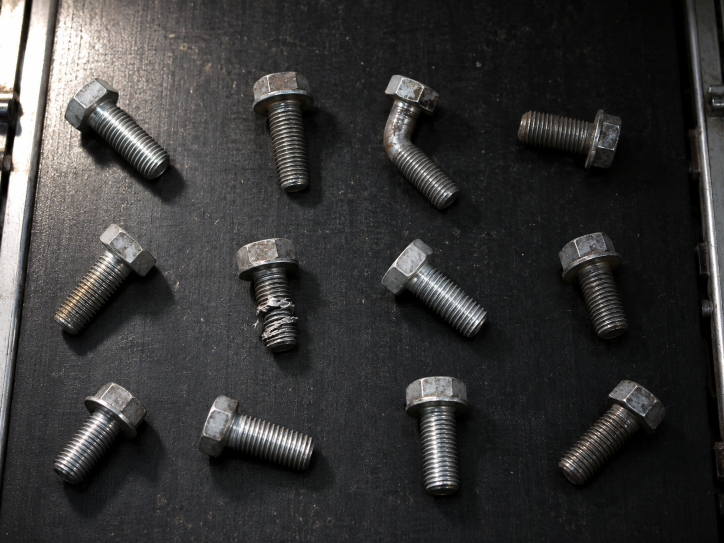
#> input picture data/photos/bolts-conveyor.png, 1448 x 1086 px (shown at 1/2 size)
$ python pitfalls.py
#> lines starting #> are read from the running program, lines starting #| are printed output that depends on the picture; after the words box and inside, x2 and y2 are one past the last pixel; in counts of white or black regions, pixels touching at a corner belong together
"""P07｜讓 AI 寫，然後挑錯：彩色圖直接二值化、門檻方向反了（INV）、開閉運算的核大小放反。"""
import cv2
import numpy as np

from common import PHOTOS

img = cv2.imread(str(PHOTOS / "bolts-conveyor.png"))
#> img is the input picture: shape (1086, 1448, 3); mean B, G, R 54, 54.6, 55.1
gray = cv2.GaussianBlur(cv2.cvtColor(img, cv2.COLOR_BGR2GRAY), (5, 5), 0)
belt = np.zeros_like(gray)
cv2.fillPoly(belt, [np.array([[135, 0], [1365, 0], [1390, 1086], [45, 1086]])], 255)
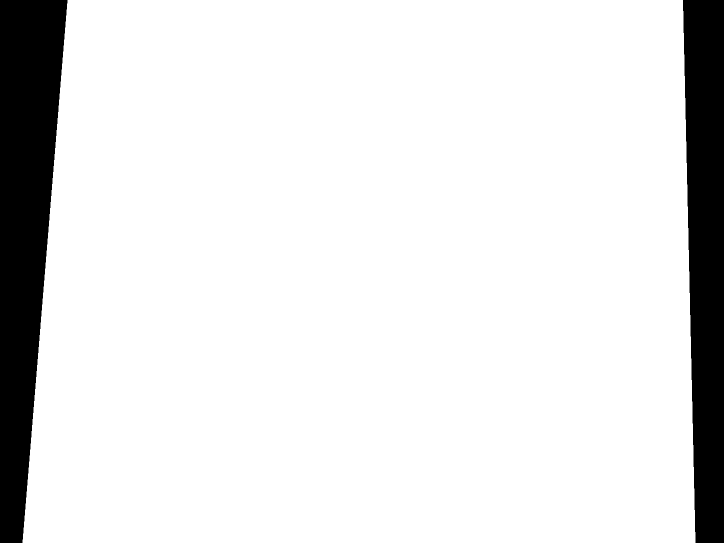
#> belt: shape (1086, 1448) (shown at 1/2 size); 89% white; 2 black regions, box (x1, y1, x2, y2) and area: (0, 0, 135, 1086) 97740, (1366, 0, 1448, 1086) 75477
k5 = cv2.getStructuringElement(cv2.MORPH_ELLIPSE, (5, 5))
k41 = cv2.getStructuringElement(cv2.MORPH_ELLIPSE, (41, 41))


def n_big(bw):
    n, _, stats, _ = cv2.connectedComponentsWithStats(bw)
    return int((stats[1:, cv2.CC_STAT_AREA] > 2000).sum())


print("== 錯誤 1：對彩色圖做 cv2.threshold ==")
_, bw_color = cv2.threshold(img, 100, 255, cv2.THRESH_BINARY)
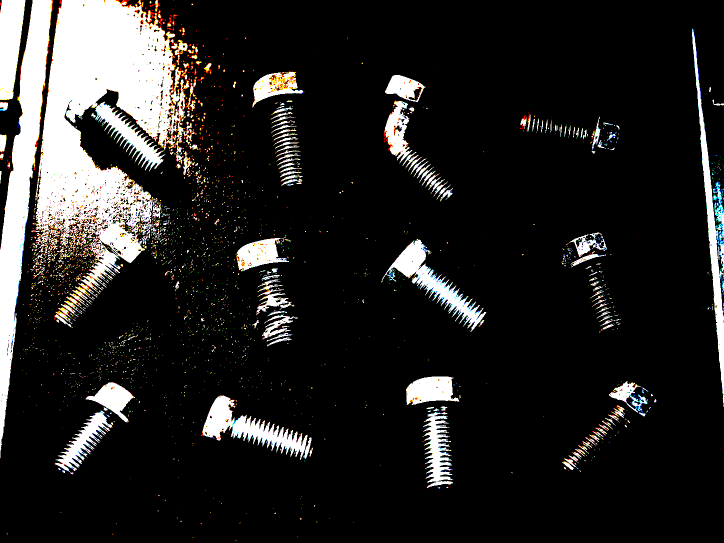
#> bw_color: shape (1086, 1448, 3) (shown at 1/2 size); mean B, G, R 34.6, 35.8, 36.8
print(f"結果 shape {bw_color.shape}：三個通道各自二值化")
#| 結果 shape (1086, 1448, 3)：三個通道各自二值化
colors = len(np.unique(bw_color.reshape(-1, 3), axis=0))
#> colors = 8
print(f"出現 {colors} 種「顏色」組合，不是黑白兩種")
#| 出現 8 種「顏色」組合，不是黑白兩種
try:
    cv2.findContours(bw_color, cv2.RETR_EXTERNAL, cv2.CHAIN_APPROX_SIMPLE)
except cv2.error as e:
    print("findContours 直接報錯（cv2.error）：它只吃單通道的黑白圖")

print("\n== 錯誤 2：用 THRESH_BINARY_INV（以為螺栓是暗的）==")
inv = cv2.adaptiveThreshold(gray, 255, cv2.ADAPTIVE_THRESH_MEAN_C, cv2.THRESH_BINARY_INV, 401, -30)
#> inv: shape (1086, 1448); 87.7% white; 645 black regions (480 under 20 px), largest, box (x1, y1, x2, y2) and area: (82, 0, 270, 374) 29730, (0, 0, 96, 901) 25934, (1377, 0, 1448, 816) 15695
ok = cv2.adaptiveThreshold(gray, 255, cv2.ADAPTIVE_THRESH_MEAN_C, cv2.THRESH_BINARY, 401, -30)
inv, ok = cv2.bitwise_and(inv, belt), cv2.bitwise_and(ok, belt)
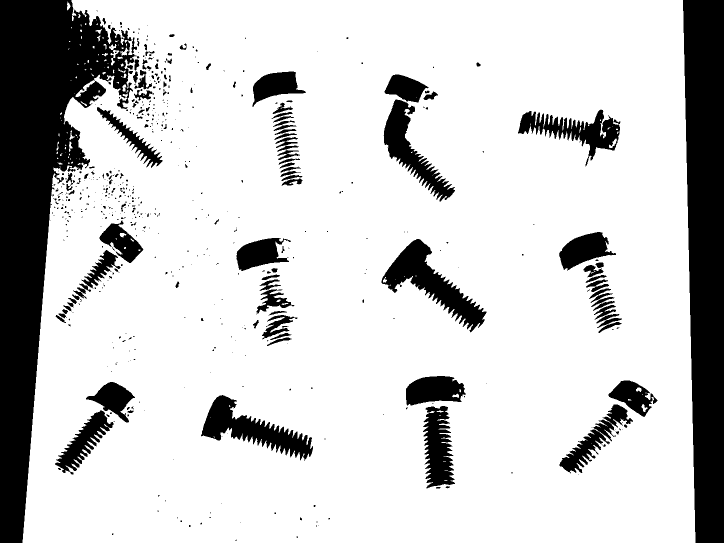
#> inv: shape (1086, 1448) (shown at 1/2 size); 80.5% white; 575 black regions (432 under 20 px), largest, box (x1, y1, x2, y2) and area: (0, 0, 270, 1086) 121092, (1366, 0, 1448, 1086) 75477, (763, 478, 973, 665) 11919
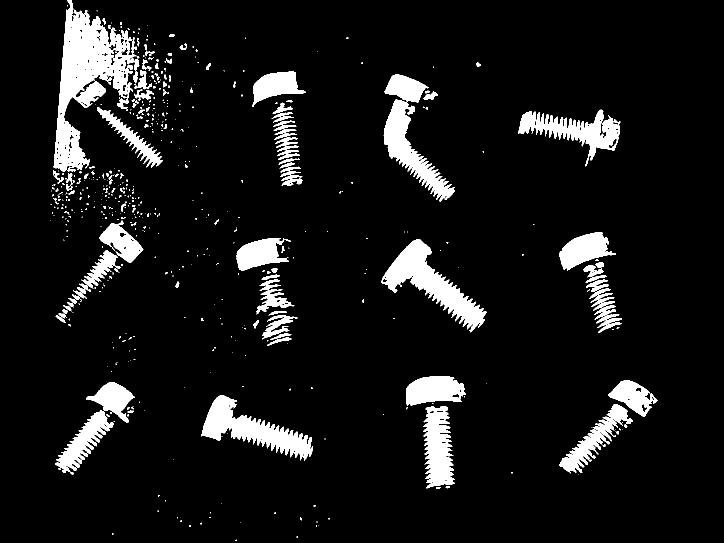
#> ok: shape (1086, 1448) (shown at 1/2 size); 8.5% white; 580 white regions (437 under 20 px), largest, box (x1, y1, x2, y2) and area: (107, 0, 270, 344) 23164, (763, 478, 973, 665) 11919, (402, 790, 626, 922) 10524
print(f"INV 白色占比 {(inv > 0).mean():.3f}（白的是輸送帶）；正確 {(ok > 0).mean():.3f}")
#| INV 白色占比 0.805（白的是輸送帶）；正確 0.085
a = cv2.morphologyEx(cv2.morphologyEx(inv, cv2.MORPH_OPEN, k5), cv2.MORPH_CLOSE, k41)
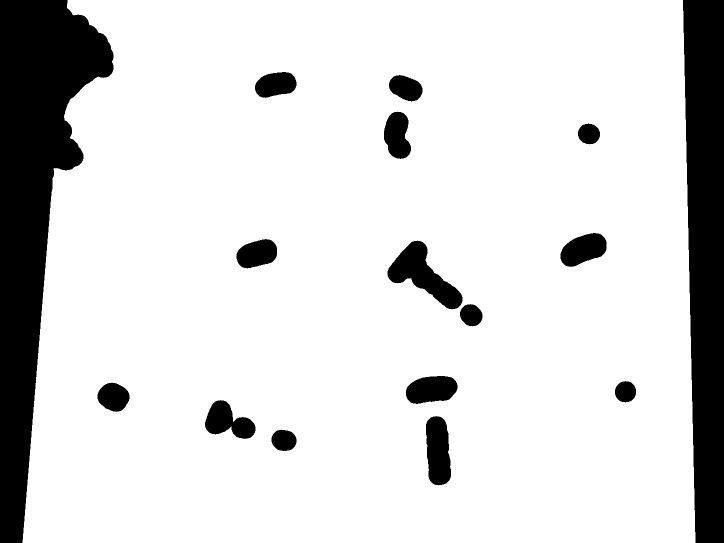
#> a: shape (1086, 1448) (shown at 1/2 size); 84.8% white; 16 black regions, largest, box (x1, y1, x2, y2) and area: (0, 0, 227, 1086) 114873, (1366, 0, 1448, 1086) 75477, (775, 481, 925, 619) 8521
b = cv2.morphologyEx(cv2.morphologyEx(ok, cv2.MORPH_OPEN, k5), cv2.MORPH_CLOSE, k41)
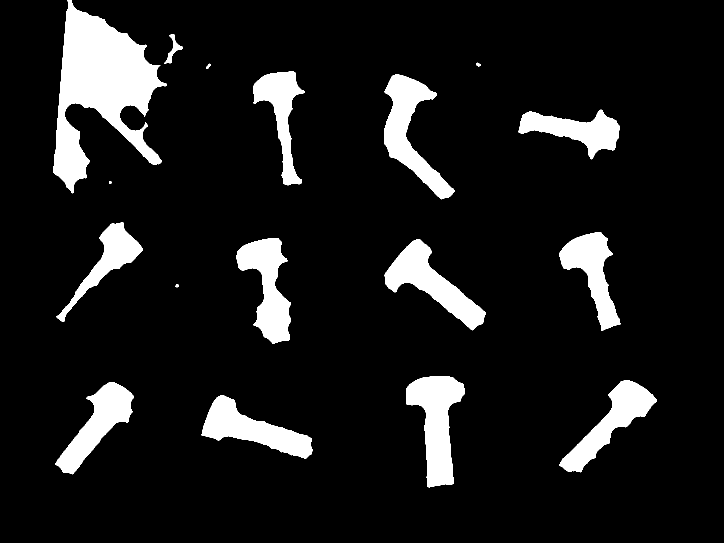
#> b: shape (1086, 1448) (shown at 1/2 size); 10.2% white; 17 white regions, largest, box (x1, y1, x2, y2) and area: (107, 0, 333, 387) 40214, (812, 752, 930, 975) 13798, (768, 149, 909, 399) 12840
print(f"同樣的開閉運算後，面積 > 2000 的區塊：INV {n_big(a)} 個；正確 {n_big(b)} 個")
#> in n_big, `n, _, stats, _ = cv2.connectedComponentsWithStats(bw)`: n = 2; stats = [[0, 0, 1448, 1086, 239771], [45, 0, 1346, 1086, 1332757]]
#> in n_big (call 2), `n, _, stats, _ = cv2.connectedComponentsWithStats(bw)`: n = 18; stats = 18 rows, first 6: [0, 0, 1448, 1086, 1411587], [107, 0, 226, 387, 40214], [328, 68, 38, 59, 587], [953, 125, 8, 8, 46], [412, 127, 10, 11, 54], [506, 143, 104, 228, 8819]
#| 同樣的開閉運算後，面積 > 2000 的區塊：INV 1 個；正確 12 個

print("\n== 錯誤 3：開運算用 41、閉運算用 5（大小放反）==")
swap = cv2.morphologyEx(cv2.morphologyEx(ok, cv2.MORPH_OPEN, k41), cv2.MORPH_CLOSE, k5)
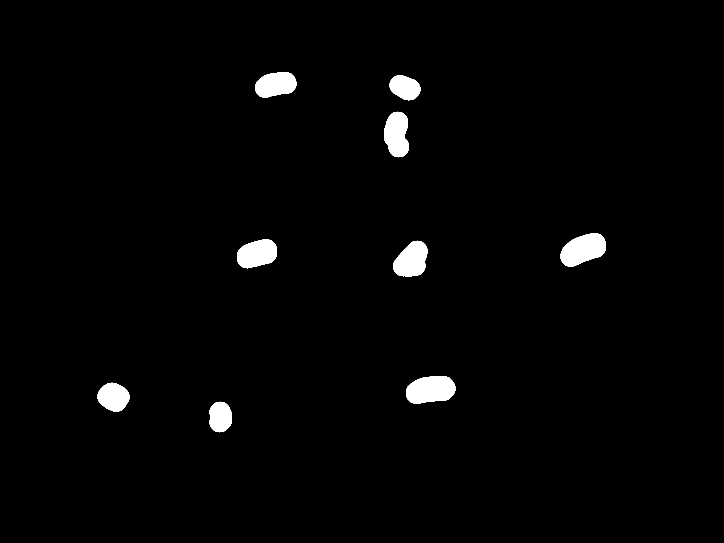
#> swap: shape (1086, 1448) (shown at 1/2 size); 1.9% white; 9 white regions, largest, box (x1, y1, x2, y2) and area: (812, 752, 911, 808) 4338, (1121, 466, 1212, 534) 4230, (786, 481, 855, 554) 3616
print(f"開 41 → 閉 5：面積 > 2000 的區塊 {n_big(swap)} 個，白色占比 {(swap > 0).mean():.3f}")
#| 開 41 → 閉 5：面積 > 2000 的區塊 9 個，白色占比 0.019
print(f"開 5 → 閉 41：面積 > 2000 的區塊 {n_big(b)} 個，白色占比 {(b > 0).mean():.3f}")
#> in n_big (call 4), `n, _, stats, _ = cv2.connectedComponentsWithStats(bw)`: n = 18
#| 開 5 → 閉 41：面積 > 2000 的區塊 12 個，白色占比 0.102
print("開運算的核比螺桿還粗，整支螺桿被當成雜點削掉")

$ run again, with data/photos/factory-lifting.png copied over data/photos/bolts-conveyor.png
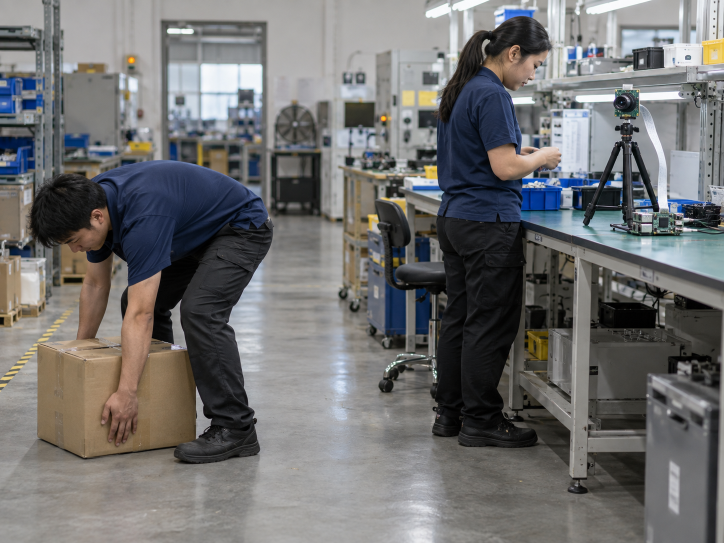
#> input picture data/photos/factory-lifting.png, 1448 x 1086 px (shown at 1/2 size)
#> img is the input picture: shape (1086, 1448, 3); mean B, G, R 111.6, 111.7, 112.2
#> belt: shape (1086, 1448); 89% white; 2 black regions, box (x1, y1, x2, y2) and area: (0, 0, 135, 1086) 97740, (1366, 0, 1448, 1086) 75477
#| 結果 shape (1086, 1448, 3)：三個通道各自二值化
#> colors = 8
#| 出現 8 種「顏色」組合，不是黑白兩種
#> `inv = cv2.adaptiveThreshold(gray, 255, cv2.ADAPTIVE_THRESH_MEAN_C, cv2..`:
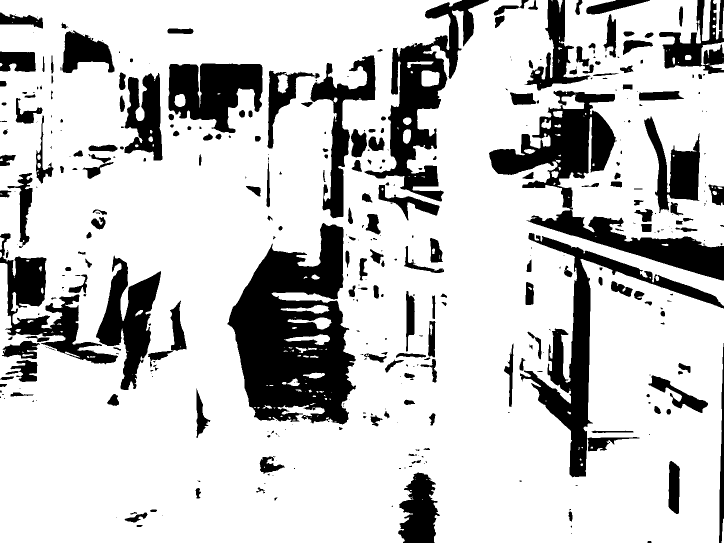
#> inv: shape (1086, 1448) (shown at 1/2 size); 78.5% white; 405 black regions (191 under 20 px), largest, box (x1, y1, x2, y2) and area: (455, 446, 712, 849) 62745, (1040, 466, 1448, 955) 28325, (729, 0, 978, 403) 26875
#| INV 白色占比 0.701（白的是輸送帶）；正確 0.189
#> a: shape (1086, 1448); 81.4% white; 15 black regions, largest, box (x1, y1, x2, y2) and area: (0, 0, 217, 1086) 102966, (1275, 0, 1448, 1086) 84491, (459, 502, 701, 829) 44134
#> b: shape (1086, 1448); 27.1% white; 27 white regions, largest, box (x1, y1, x2, y2) and area: (125, 0, 1380, 954) 357584, (79, 503, 373, 812) 34102, (734, 587, 893, 765) 10108
#> n = 3; stats = [[0, 0, 1448, 1086, 292946], [45, 0, 1346, 1086, 1278436], [564, 745, 86, 44, 1146]]
#> n = 28; stats = 28 rows, first 6: [0, 0, 1448, 1086, 1145615], [125, 0, 1255, 954, 357584], [335, 57, 52, 11, 490], [121, 239, 5, 6, 22], [398, 314, 5, 11, 48], [120, 332, 8, 14, 81]
#| 同樣的開閉運算後，面積 > 2000 的區塊：INV 1 個；正確 7 個
#> `swap = cv2.morphologyEx(cv2.morphologyEx(ok, cv2.MORPH_OPEN, k41), cv2..`:
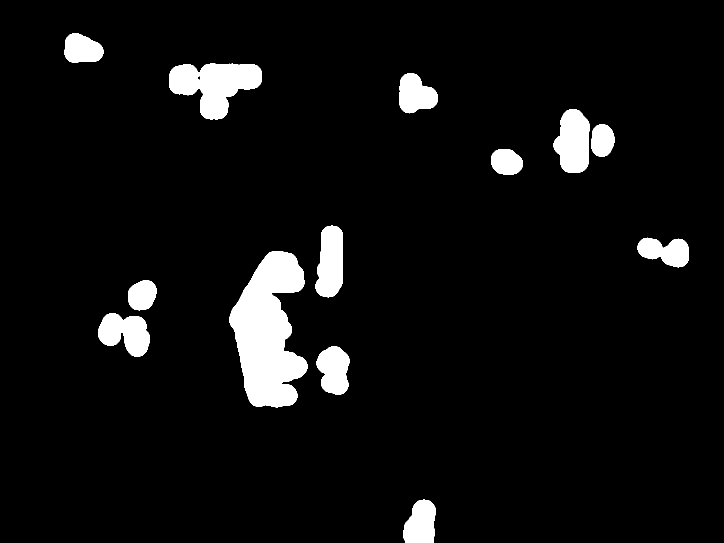
#> swap: shape (1086, 1448) (shown at 1/2 size); 5.9% white; 13 white regions, largest, box (x1, y1, x2, y2) and area: (459, 502, 615, 815) 30975, (338, 127, 524, 239) 12504, (1107, 218, 1179, 346) 6987
#> n = 14; stats = 14 rows, first 6: [0, 0, 1448, 1086, 1480456], [129, 66, 78, 60, 3570], [338, 127, 186, 112, 12504], [799, 146, 77, 81, 4412], [1107, 218, 72, 128, 6987], [1183, 248, 46, 66, 2438]
#| 開 41 → 閉 5：面積 > 2000 的區塊 13 個，白色占比 0.059
#> n = 28; stats = 28 rows, first 6: [0, 0, 1448, 1086, 1145615], [125, 0, 1255, 954, 357584], [335, 57, 52, 11, 490], [121, 239, 5, 6, 22], [398, 314, 5, 11, 48], [120, 332, 8, 14, 81]
#| 開 5 → 閉 41：面積 > 2000 的區塊 7 個，白色占比 0.271
